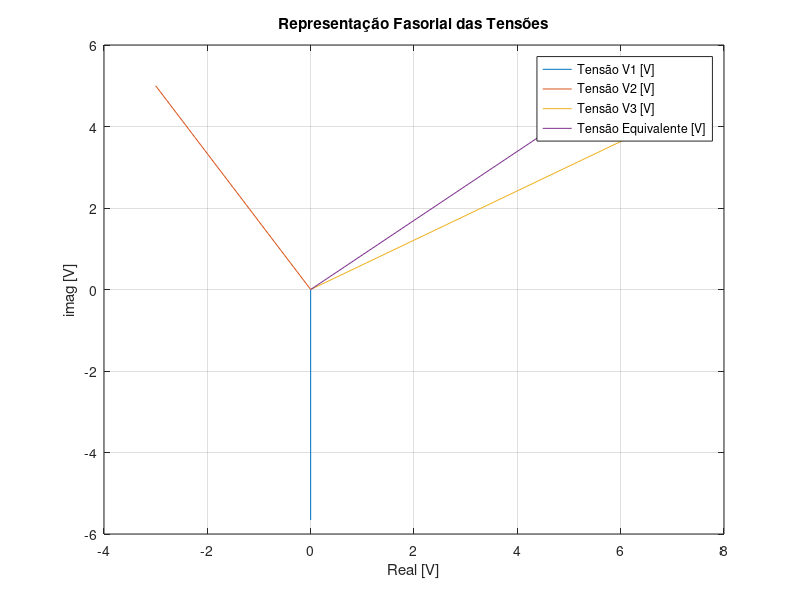
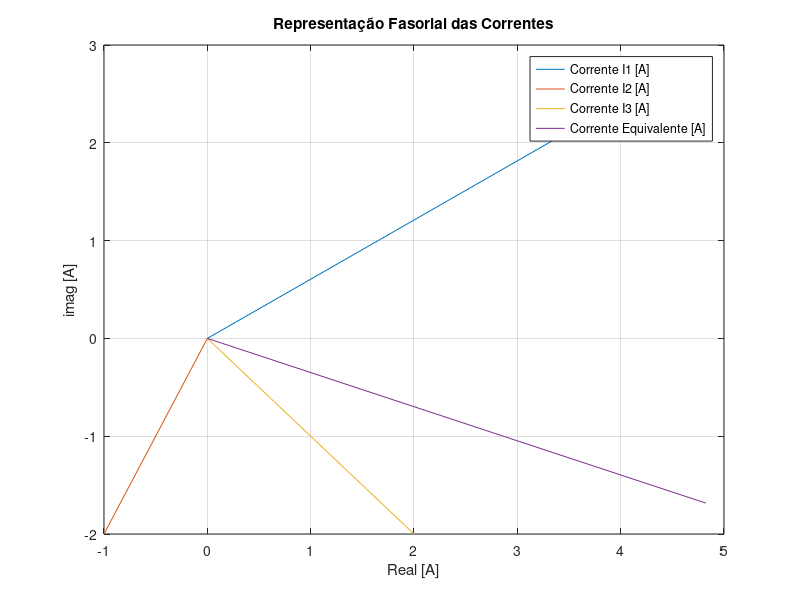
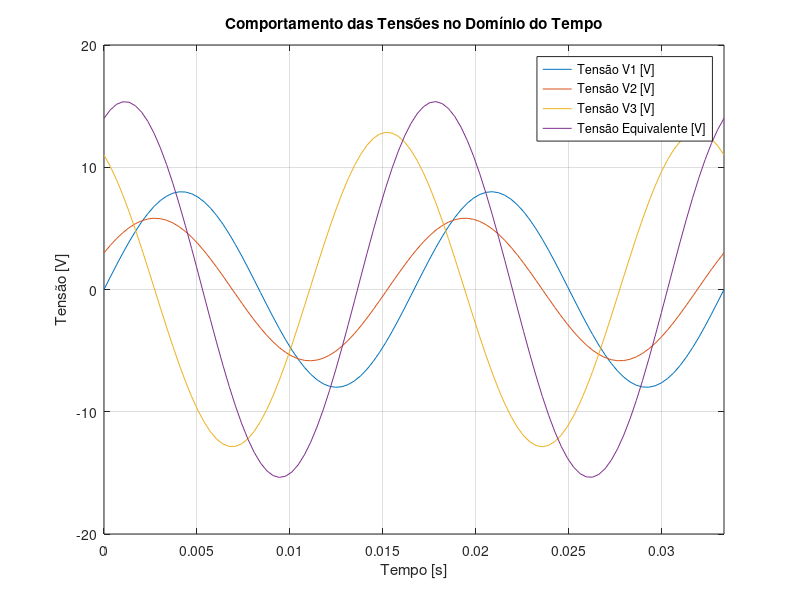
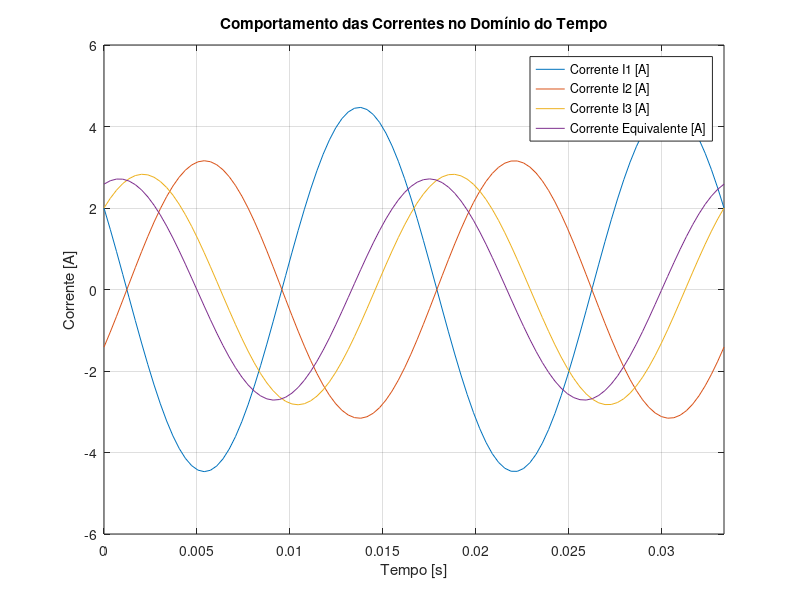

Recreate these plots in MATLAB, in order.
% dados da questão
% v1 = 8sin(wt) V | v2 = -3 + j5 V | v3 = 12,86/31,18° V
% i1 = 4,47/63,44° A | i2 = 3,16cos(wt - 116,57°) A | i3 = 2 - j2 A

% representação no domínio fasorial das tensões
v1_f = 8/sqrt(2)*exp(i*(-90/180*pi));
v2_f = -3 + i*5;
v3_f = 12.86/sqrt(2)*exp(i*31.18/180*pi);
Veq_f = v1_f + v2_f + v3_f;

% representação no domínio fasorial das correntes
i1_f = 4.47*exp(i*31.18/180*pi);
i2_f = 3.16/sqrt(2)*exp(i*-116.57/180*pi);
i3_f = 2 - i*2;
Ieq_f = i1_f + i2_f + i3_f;

% definindo os limites de tempo para a plotagem no domínio do tempo
t = linspace(0, 2/60, 100);

% representação no domínio do tempo das tensões
v1_t = 8*cos(2*pi*60*t  + (-90/180*pi));
v2_t_module = sqrt(real(v2_f)^2 + imag(v2_f)^2);
v2_t_phase = atan(imag(v2_f)/real(v2_f)); % arctan en radianos
v2_t = v2_t_module*cos(2*pi*60*t + v2_t_phase);
v3_t = 12.86*cos(2*pi*60*t + 31.18/180*pi);
Veq_t = v1_t + v2_t + v3_t;

% representação no domínio do tempo das correntes
i1_t = 4.47 * cos(2*pi*60*t + 63.44/180*pi);
i2_t = 3.16 * cos(2*pi*60*t - 116.57/180*pi);
i3_t_module = sqrt(real(i3_f)^2 + imag(i3_f)^2);
i3_t_phase = atan(imag(i3_f)/real(i3_f));
i3_t = i3_t_module*cos(2*pi*60*t + i3_t_phase);
Ieq_t = i1_t + i2_t + i3_t;

% plotagem da figura 1
figure(1);
plot([0 real(v1_f)],[0 imag(v1_f)], [0 real(v2_f)],[0 imag(v2_f)],
     [0 real(v3_f)],[0 imag(v3_f)], [0 real(Veq_f)],[0 imag(Veq_f)]);
title('Representação Fasorial das Tensões');
xlabel('Real [V]'); ylabel('imag [V]'); grid on;
legend('Tensão V1 [V]', 'Tensão V2 [V]', 'Tensão V3 [V]',
       'Tensão Equivalente [V]');

% plotagem da figura 2
figure(2);
plot([0 real(i1_f)],[0 imag(i1_f)], [0 real(i2_f)],[0 imag(i2_f)],
     [0 real(i3_f)],[0 imag(i3_f)], [0 real(Ieq_f)],[0 imag(Ieq_f)]);
title('Representação Fasorial das Correntes');
xlabel('Real [A]'); ylabel('imag [A]'); grid on;
legend('Corrente I1 [A]', 'Corrente I2 [A]', 'Corrente I3 [A]',
       'Corrente Equivalente [A]');

% plotagem da figura 3
figure(3);
plot(t, v1_t, t, v2_t, t, v3_t, t, Veq_t);
xlim([0, 2/60]);
title('Comportamento das Tensões no Domínio do Tempo');
xlabel('Tempo [s]'); ylabel('Tensão [V]'); grid on;
legend('Tensão V1 [V]', 'Tensão V2 [V]', 'Tensão V3 [V]',
       'Tensão Equivalente [V]');

% plotagem da figura 4
figure(4);
plot(t, i1_t, t, i2_t, t, i3_t, t, Ieq_t);
xlim([0, 2/60]);
title('Comportamento das Correntes no Domínio do Tempo');
xlabel('Tempo [s]'); ylabel('Corrente [A]'); grid on;
legend('Corrente I1 [A]', 'Corrente I2 [A]', 'Corrente I3 [A]',
       'Corrente Equivalente [A]');
